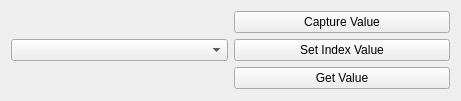
<?xml version="1.0" encoding="UTF-8"?>
<ui version="4.0">
 <class>Widget</class>
 <widget class="QWidget" name="Widget">
  <property name="geometry">
   <rect>
    <x>0</x>
    <y>0</y>
    <width>461</width>
    <height>101</height>
   </rect>
  </property>
  <property name="windowTitle">
   <string>Widget</string>
  </property>
  <layout class="QHBoxLayout" name="horizontalLayout">
   <item>
    <widget class="QComboBox" name="comboBox"/>
   </item>
   <item>
    <layout class="QVBoxLayout" name="verticalLayout">
     <item>
      <widget class="QPushButton" name="captureValueButton">
       <property name="text">
        <string>Capture Value</string>
       </property>
      </widget>
     </item>
     <item>
      <widget class="QPushButton" name="setValueButton">
       <property name="text">
        <string>Set Index Value</string>
       </property>
      </widget>
     </item>
     <item>
      <widget class="QPushButton" name="getValueButton">
       <property name="text">
        <string>Get Value</string>
       </property>
      </widget>
     </item>
    </layout>
   </item>
  </layout>
 </widget>
 <resources/>
 <connections/>
</ui>
